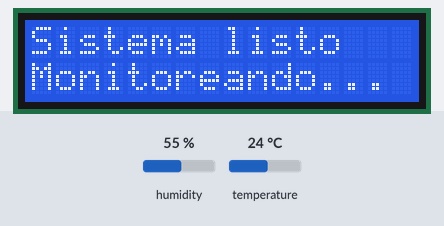
A program run on a simulated Raspberry Pi Pico running MicroPython. On the bench: 16×2 character LCD. The inputs (shaded band) are chosen by the test bench; at power-on: temperature 24 °C, humidity 55 %. Library files of the repository ran but are not shown: pico_i2c_lcd.py; what the program prints to the serial console is not drawn.

Above: at 1.2 s.
1.3 s: temperature set to 12 °C
At 1.58 s:
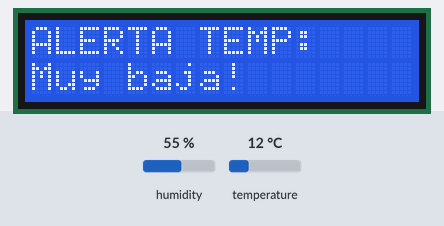
3.3 s: temperature set to 33 °C
At 3.58 s:
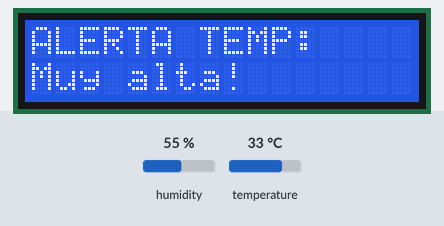
6.2 s: temperature set to 19 °C
At 6.5 s:
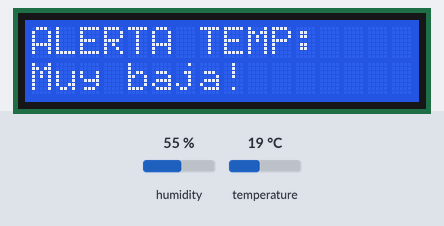
9.2 s: temperature set to 41 °C
At 9.57 s:
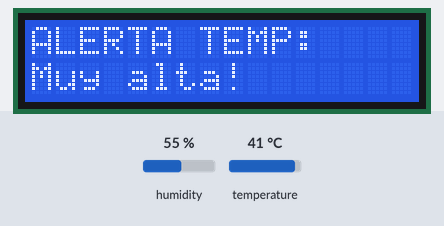
Timing chart, 0 to 12.2 s (numbered marks = the images above; inputs shaded):
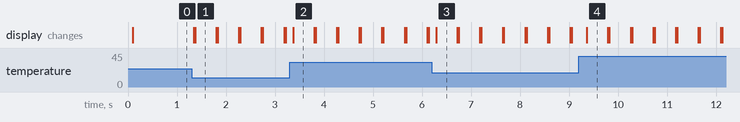

The program:

main.py
```python
from machine import Pin, SoftI2C, UART
from dht import DHT11
from pico_i2c_lcd import I2cLcd
import time

class MonitoringSystem:
    def __init__(self, dht_pin=6, uart_baudrate=115200):
        # Inicializar el sensor DHT11
        self.sensor_dht = DHT11(Pin(dht_pin))

        # Inicializar UART
        self.uart = UART(0, baudrate=uart_baudrate, tx=Pin(0), rx=Pin(1))

        # Inicializar LCD
        self.i2c = SoftI2C(sda=Pin(4), scl=Pin(5), freq=400000)
        self.lcd = I2cLcd(self.i2c, 0x27, 2, 16)
        self.lcd.clear()

        # Umbrales de temperatura
        self.TEMP_HIGH = 30
        self.TEMP_LOW = 20

        # Umbrales de peso
        self.WEIGHT_CHANGE_THRESHOLD = 500  # Cambio significativo de 500g
        self.LOW_STOCK_THRESHOLD = 500      # Alerta de reabastecimiento en 500g
        self.PRODUCT_WEIGHT = 1800          # Peso esperado del producto
        self.WEIGHT_TOLERANCE = 50          # Tolerancia para considerar peso normal

        # Variables de estado
        self.last_weight = 0
        self.alert_active = False           # Estado de alerta de peso
        self.temp_alert = False             # Estado de alerta de temperatura

    def mostrar_mensaje(self, linea1="", linea2=""):
        """Muestra un mensaje en el LCD"""
        self.lcd.clear()
        if linea1:
            self.lcd.move_to(0, 0)
            self.lcd.putstr(linea1[:16])
        if linea2:
            self.lcd.move_to(0, 1)
            self.lcd.putstr(linea2[:16])

    def leer_temperatura_y_humedad(self):
        """Lee la temperatura y la humedad del sensor DHT11"""
        try:
            self.sensor_dht.measure()
            return self.sensor_dht.temperature(), self.sensor_dht.humidity()
        except OSError as e:
            print("Error al leer el sensor DHT11:", e)
            return None, None

    def check_weight_change(self, current_weight):
        """Verifica si hay un cambio significativo en el peso"""
        return abs(current_weight - self.last_weight) >= self.WEIGHT_CHANGE_THRESHOLD

    def check_stock_level(self, weight):
        """Verifica si el stock está bajo"""
        return weight < self.LOW_STOCK_THRESHOLD

    def is_normal_weight(self, weight):
        """Verifica si el peso está dentro del rango normal"""
        return abs(weight - self.PRODUCT_WEIGHT) <= self.WEIGHT_TOLERANCE

    def procesar_peso(self):
        """Procesa la lectura de peso del UART"""
        if self.uart.any():
            try:
                weight_str = self.uart.readline().decode('utf-8').strip()
                current_weight = float(weight_str)

                # Verificar si el peso ha vuelto a la normalidad
                if self.is_normal_weight(current_weight):
                    self.alert_active = False
                    if not self.temp_alert:  # Solo mostrar si no hay alerta de temperatura
                        self.mostrar_mensaje(
                            "Sistema OK",
                            "Peso Normal"
                        )

                # Si hay una alerta activa o se detecta un cambio, mostrar alerta
                elif self.alert_active or self.check_weight_change(current_weight):
                    self.alert_active = True
                    if current_weight < self.LOW_STOCK_THRESHOLD:
                        self.mostrar_mensaje(
                            "REABASTECER!",
                            f"Peso: {current_weight}g"
                        )
                    else:
                        self.mostrar_mensaje(
                            "ALERTA CAMBIO!",
                            f"Peso: {current_weight}g"
                        )

                self.last_weight = current_weight
                return True

            except ValueError as e:
                print(f"Error al convertir el peso: {e}")
                return False
        return False

    def monitorear_sistema(self):
        """Función principal que monitorea el peso"""
        print("Sistema iniciado...")
        self.mostrar_mensaje("Sistema listo", "Monitoreando...")

        try:
            while True:
                # Procesar peso si hay datos disponibles (prioridad alta)
                if self.uart.any():
                    self.procesar_peso()
                    continue  # Si hay datos de peso, skip temperatura

                # Solo procesar temperatura si no hay alertas de peso activas
                if not self.alert_active:
                    temperatura, humedad = self.leer_temperatura_y_humedad()
                    print(f"Temp: {temperatura}C")
                    if temperatura is not None and humedad is not None:
                        if temperatura > self.TEMP_HIGH:
                            self.temp_alert = True
                            self.mostrar_mensaje("ALERTA TEMP:", "Muy alta!")
                        elif temperatura < self.TEMP_LOW:
                            self.temp_alert = True
                            self.mostrar_mensaje("ALERTA TEMP:", "Muy baja!")
                        else:
                            self.temp_alert = False


                # Pequeña pausa para no saturar el sistema
                time.sleep(0.1)

        except KeyboardInterrupt:
            self.mostrar_mensaje("Programa", "Terminado")
            time.sleep(2)
            self.lcd.clear()
        except Exception as e:
            print(f"Error: {e}")
            self.mostrar_mensaje("Error sistema", "Reiniciando...")
            time.sleep(3)
            machine.reset()

if __name__ == '__main__':
    sistema = MonitoringSystem()
    sistema.monitorear_sistema()
```

Measured:
- after the input at 1.3 s, the display: first changes at once (image 1 shows a later state)
- after the input at 3.3 s, the display: changes after 0.07 s (image 2)
- after the input at 6.2 s, the display: changes after 0.09 s (image 3)
- after the input at 9.2 s, the display: changes after 0.16 s (image 4)
- what the display in image 1 shows lasts 0.4 s, from 1.4 s to 1.8 s
